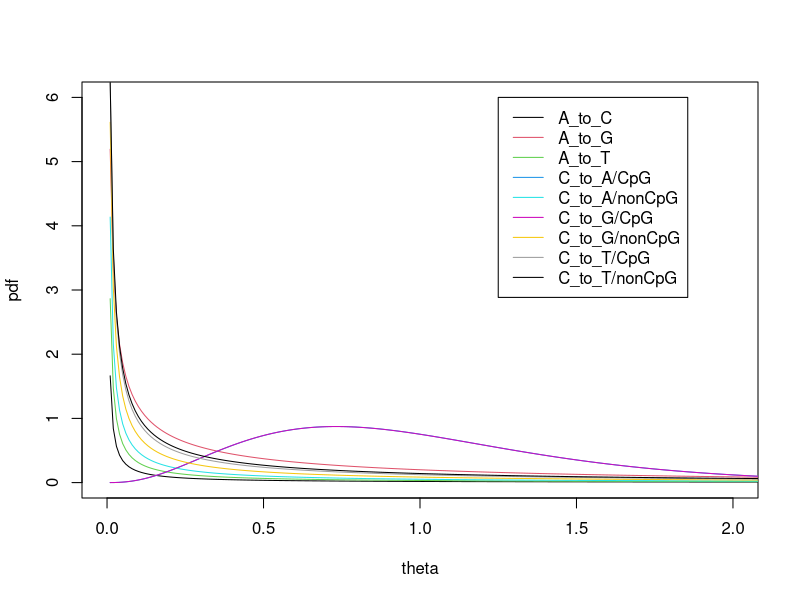
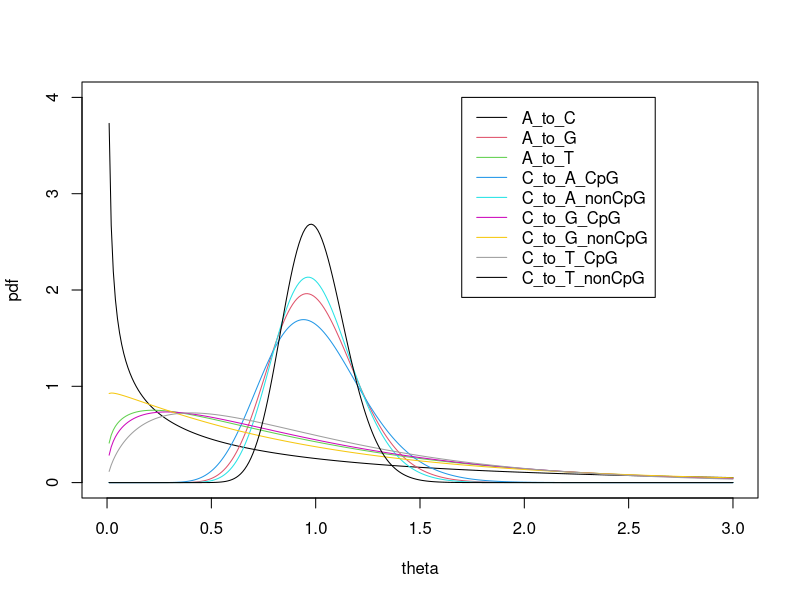

The R script that drew these images, in order:
## ---- chunk 1
knitr::opts_chunk$set(echo = TRUE)
library(ggplot2)
library(RColorBrewer)
## ---- chunk 2
alpha.100 <- read.table("data/mute_type_100_alpha.txt", header=T)
knitr::kable(alpha.100)
## ---- chunk 3
gamma.pdf <- data.frame(x=1:300/100)
plot(NULL, xlim=c(0,2), ylim=c(0,6), ylab="pdf", xlab="theta")
for (i in 1:nrow(alpha.100)) {
  gamma.pdf[alpha.100[i,1]] <- dgamma(gamma.pdf$x, alpha.100[i,2], alpha.100[i,2])
  lines(gamma.pdf$x, gamma.pdf[alpha.100[i,1]][[1]], col=i)
}
legend(1.25,6, legend = alpha.100[,1], col=1:9, lty=1)
## ---- chunk 4
alpha.5k <- read.table("data/mute_type_5k_alpha.txt", header=T)
ind.A <- startsWith(alpha.5k$mut_type, "A")
ind.C <- !ind.A
alpha.5k$mut_type[ind.A] <- substr(alpha.5k$mut_type[ind.A], 1, unlist(gregexec("_and",alpha.5k$mut_type[ind.A]))-1)
alpha.5k$mut_type[ind.C] <- substr(alpha.5k$mut_type[ind.C], 1, unlist(gregexec("_5k",alpha.5k$mut_type[ind.C]))-1)
knitr::kable(alpha.5k, digits=2)
## ---- chunk 5
gamma.pdf <- data.frame(x=1:300/100)
plot(NULL, xlim=c(0,3), ylim=c(0,4), ylab="pdf", xlab="theta")
for (i in 1:nrow(alpha.5k)) {
  gamma.pdf[alpha.5k[i,1]] <- dgamma(gamma.pdf$x, alpha.5k[i,2], alpha.5k[i,2])
  lines(gamma.pdf$x, gamma.pdf[alpha.5k[i,1]][[1]], col=i)
}
legend(1.7, 4, legend = alpha.5k[,1], col=1:9, lty=1)
